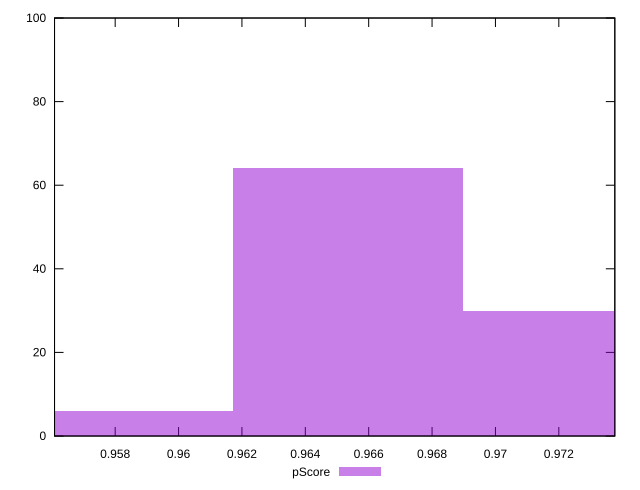

The gnuplot source for this figure:
reset

$pScore <<EOF
0.9580806108086868 6
0.9725969836997276 30
0.9653387972542072 64
EOF

set key outside below
set boxwidth 0.007258186445520355
set xrange [0.9560860448419017:0.9737674758123878]
set yrange [0:100]
set trange [0:100]
set style fill transparent solid 0.5 noborder
set terminal svg size 640, 490 enhanced background rgb 'white'
set output "reports/report_00033_2021-03-01T14-23-16.841Z/bootup-time/samples/astro-cached/pScore/histogram.svg"

plot $pScore title "pScore" with boxes

reset
